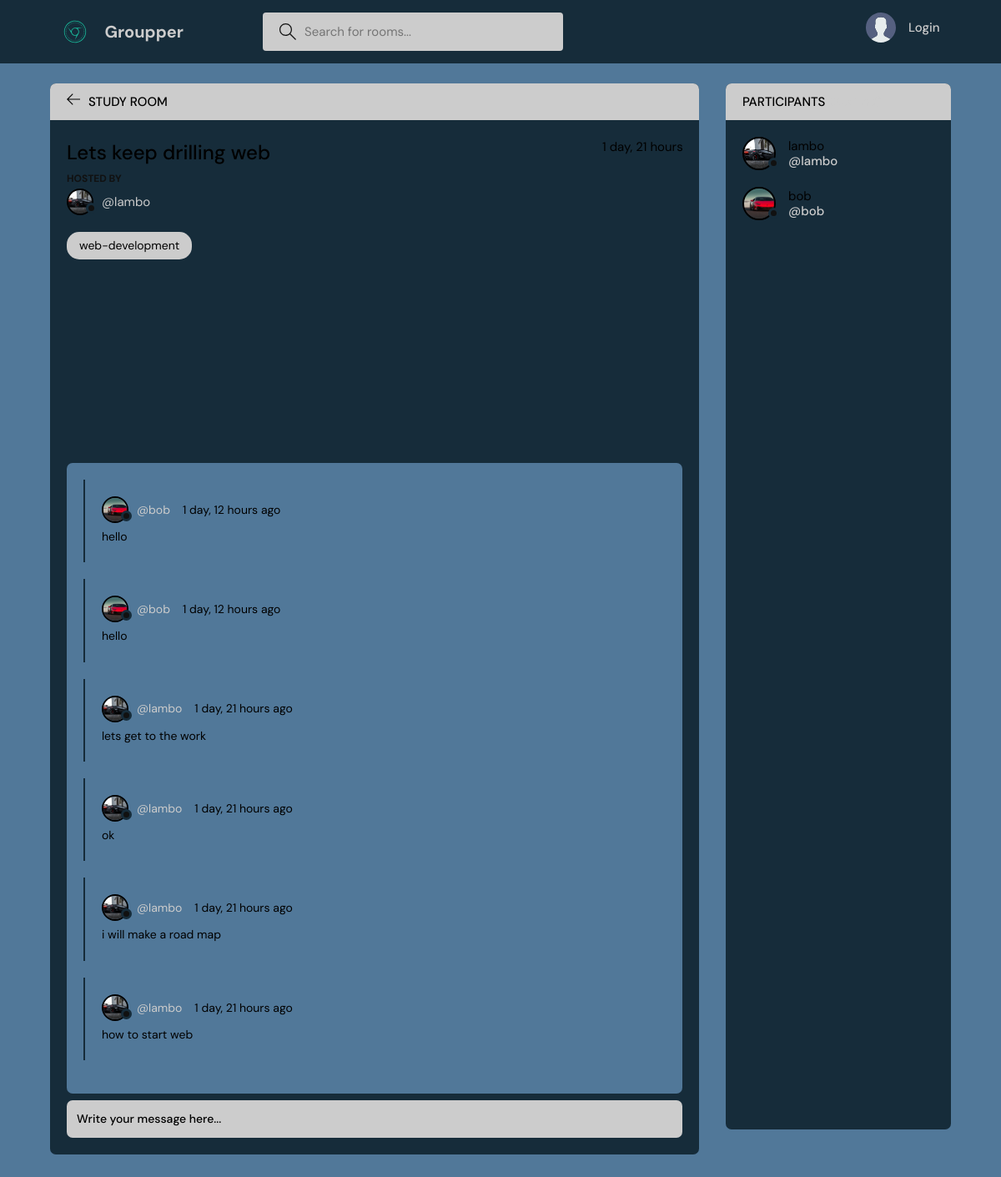
/room/5/, run on the app's committed database.
### base/models.py (models this page shows, shortened)
class Room(models.Model):
    host = models.ForeignKey(User,on_delete=models.SET_NULL , null =True)
    topic =  models.ForeignKey(Topic,on_delete=models.SET_NULL , null =True)
    name = models.CharField(max_length=200)
    description = models.TextField(null=True , blank = True)
    participants = models.ManyToManyField(User , related_name='participants' ,blank=True)
    updated = models.DateTimeField(auto_now=True)
    created = models.DateTimeField(auto_now=True)
    class Meta:
        ordering = ['-updated' , '-created']

class User(AbstractUser):
   name = models.CharField(max_length=200, null=True)
   email = models.EmailField(unique=True, null=True)
   bio = models.TextField(null=True)
   avatar = models.ImageField(null=True, default="avatar.svg")
   USERNAME_FIELD = 'email'
   REQUIRED_FIELDS = []

class Topic(models.Model):
    name= models.CharField(max_length=200)
    def __str__(self):
        return self.name

class Message(models.Model):
    user = models.ForeignKey(User, on_delete=models.CASCADE)
    room = models.ForeignKey(Room,on_delete=models.CASCADE)
    body = models.TextField()
    updated = models.DateTimeField(auto_now=True)
    created = models.DateTimeField(auto_now=True)
    class Meta:
        ordering = ['-updated' , '-created']

### base/views.py (the view, shortened to what this page needs)
# urls.py: path('room/<str:pk>/' , views.room , name="room"),
def room (request , pk):
    room = Room.objects.get(id=pk)
    room_messages = room.message_set.all()
    participants = room.participants.all()
    context = {'room' : room , 'room_messages' : room_messages , 'participants' :participants }
    return render (request , 'base/room.html' ,context)

### base/templates/base/room.html (shortened to what this page needs)
{% extends 'main.html' %}
{% block content %}
    <main class="profile-page layout layout--2">
      <div class="container">
        <div class="room">
          <div class="room__top">
            <div class="room__topLeft">
              <a href="{% url 'home' %}">
                <svg version="1.1" xmlns="http://www.w3.org/2000/svg" width="32" height="32" viewBox="0 0 32 32">
                  <title>arrow-left</title>
                  <path
                    d="M13.723 2.286l-13.723 13.714 13.719 13.714 1.616-1.611-10.96-10.96h27.625v-2.286h-27.625l10.965-10.965-1.616-1.607z"
                  ></path>
                </svg>
              </a>
              <h3>Study Room</h3>
              </div>
          </div>
          <div class="room__box scroll">
            <div class="room__header scroll">
              <div class="room__info">
                <h3>{{room.name}}</h3>
                <span>{{room.created|timesince}}</span>
              </div>
              <div class="room__hosted">
                <p>Hosted By</p>
                <a href="{% url 'user-profile' room.host.id%}" class="room__author">
                  <div class="avatar avatar--small">
                    <img src="{{room.host.avatar.url}}" />
                  </div>
                  <span>@{{room.host.username}}</span>
                </a>
              </div>
              <span class="room__topics">{{room.topic}}</span>
            </div>
            <div class="room__conversation">
              <div class="threads scroll">
                {% for message in room_messages %}
                <div class="thread">
                  <div class="thread__top">
                    <div class="thread__author">
                      <a href="{% url 'user-profile' message.user.id %}" class="thread__authorInfo">
                        <div class="avatar avatar--small">
                          <img src="{{message.user.avatar.url}}" />
                        </div>
                        <span>@{{message.user.username}}</span>
                      </a>
                      <span class="thread__date">{{message.created | timesince}} ago </span>
                    </div>
                  </div>
                  <div class="thread__details">
                    {{message.body}}
                  </div>
                </div>
                {% endfor %}
              </div>
            </div>
          </div>
          <div class="room__message">
            <form action="" method="POST">
              <input name="body" placeholder="Write your message here..." /></form>
          </div>
        </div>
        <div class="participants">
          <h3 class="participants__top">Participants <span>({{participants.count}} Joined)</span></h3>
          <div class="participants__list scroll">
            {% for user in participants %}
            <a href="{% url 'user-profile' user.id%}" class="participant">
              <div class="avatar avatar--medium">
                <img src="{{user.avatar.url}}" />
              </div>
              <p>
                {{user.username}}
                <span>@{{user.username}}</span>
              </p>
            </a>
            {% endfor %}
          </div>
        </div>
      </div>
    </main>
{% endblock content %}

### data on the page
Room: name "Lets keep drilling web", created "1 day, 21 hours", host.avatar (picture), host.username "lambo", topic "web-development"
Message: user.avatar (picture), user.username "bob", created "1 day, 12 hours", body "hello"
Message: user.avatar (picture), user.username "bob", created "1 day, 12 hours", body "hello"
Message: user.avatar (picture), user.username "lambo", created "1 day, 21 hours", body "lets get to the work"
Message: user.avatar (picture), user.username "lambo", created "1 day, 21 hours", body "ok"
Message: user.avatar (picture), user.username "lambo", created "1 day, 21 hours", body "i will make a road map"
Message: user.avatar (picture), user.username "lambo", created "1 day, 21 hours", body "how to start web"
User: avatar (picture), username "lambo"
User: avatar (picture), username "bob"
